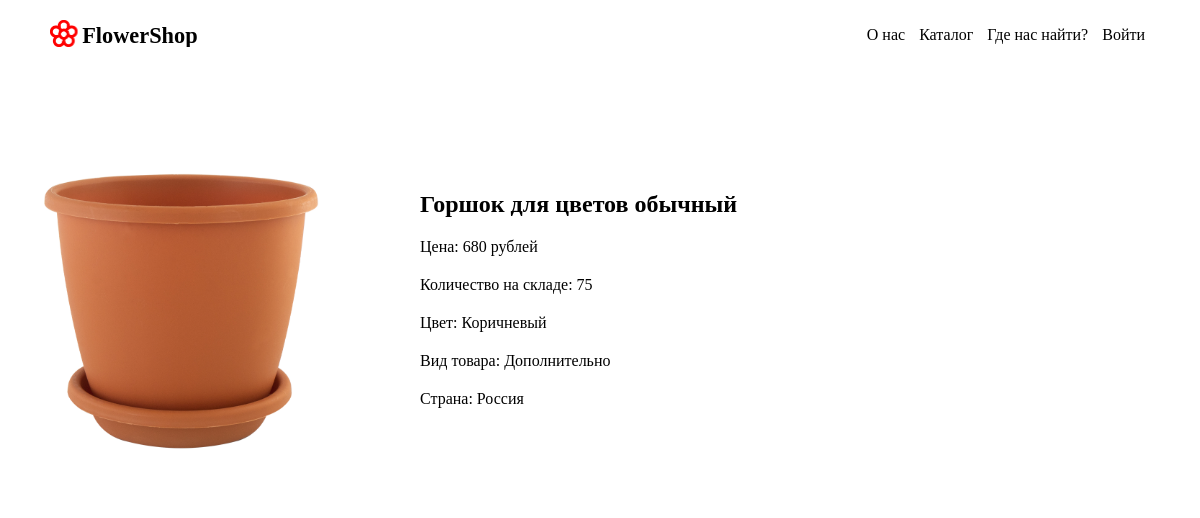
Page /product-page.php?product_id=2 on the committed database.
### tables this page shows
CREATE TABLE `products` (
  `id_product` int(11) NOT NULL,
  `image` text NOT NULL,
  `product_name` varchar(50) NOT NULL,
  `price` int(11) NOT NULL,
  `amount` int(11) NOT NULL,
  `color_id` int(11) NOT NULL,
  `product_type_id` int(11) NOT NULL,
  `country_id` int(11) NOT NULL
);

CREATE TABLE `colors` (
  `id_color` int(11) NOT NULL,
  `color_name` varchar(50) NOT NULL
);

CREATE TABLE `product_types` (
  `id_product_type` int(11) NOT NULL,
  `product_type_name` varchar(50) NOT NULL
);

CREATE TABLE `countries` (
  `id_country` int(11) NOT NULL,
  `country_name` varchar(50) NOT NULL
);

### database/dboperations.php (called while the page is built, shortened)
<?php
function getOne($query)
{
    require 'connect.php';
    $query = mysqli_query($connect, $query);
    if (mysqli_num_rows($query) == 1) {
        return mysqli_fetch_assoc($query);
    } else {
        return false;
    }
}
class DBOperations
{
    public function getOneProduct($product_id)
    {
        return getOne("
            select p.id_product, p.image, p.product_name, p.price, p.amount, c.color_name, pt.product_type_name, ct.country_name from products p
            left join colors c on c.id_color = p.color_id
            left join product_types pt on pt.id_product_type = p.product_type_id
            left join countries ct on ct.id_country = p.country_id
            where p.id_product = '$product_id' and p.amount > 0;
        ");
    }
}
?>

### product-page.php (the view, shortened to what this page needs)
<?php
    require_once 'database/dboperations.php';
    $product_id = $_GET['product_id'];
    $product = $db->getOneProduct($product_id);
?>
<!DOCTYPE html>
<html lang="en">
<head>
    <?php require_once 'templates/head.php' ?>
</head>
<body>
    <?php require_once 'templates/header.php' ?>
    <div class="container">
        <form class="product-card" method="post">
            <img class="product-image" src="http://localhost/flowershop<?= $product['image'] ?>" alt="">
            <div class="product-body">
                <h2><?= $product['product_name'] ?></h2>
                <p>Цена: <?= $product['price'] ?> рублей</p>
                <p>Количество на складе: <?= $product['amount'] ?></p>
                <p>Цвет: <?= $product['color_name'] ?></p>
                <p>Вид товара: <?= $product['product_type_name'] ?></p>
                <p>Страна: <?= $product['country_name'] ?></p>
            </div>
        </form>
    </div>
</body>
</html>

### assets/css/style.css (style rules this page uses)
*, *::before, *::after { margin: 0; padding: 0; box-sizing: border-box; font-family: Hussar; }
img { width: 100%; height: 100%; object-fit: scale-down; }
.container { max-width: 1600px; margin: 0 auto; }
.product-card { width: 100%; display: flex; flex-wrap: wrap; margin-top: 5%; }
.product-image { width: 30%; }
.product-body { padding: 5%; display: flex; flex-direction: column; gap: 20px; }

### rows in the picture
products: image (picture), product_name "Горшок для цветов обычный", price "680", amount "75", color.color_name "Коричневый", product_type.product_type_name "Дополнительно", country.country_name "Россия"
